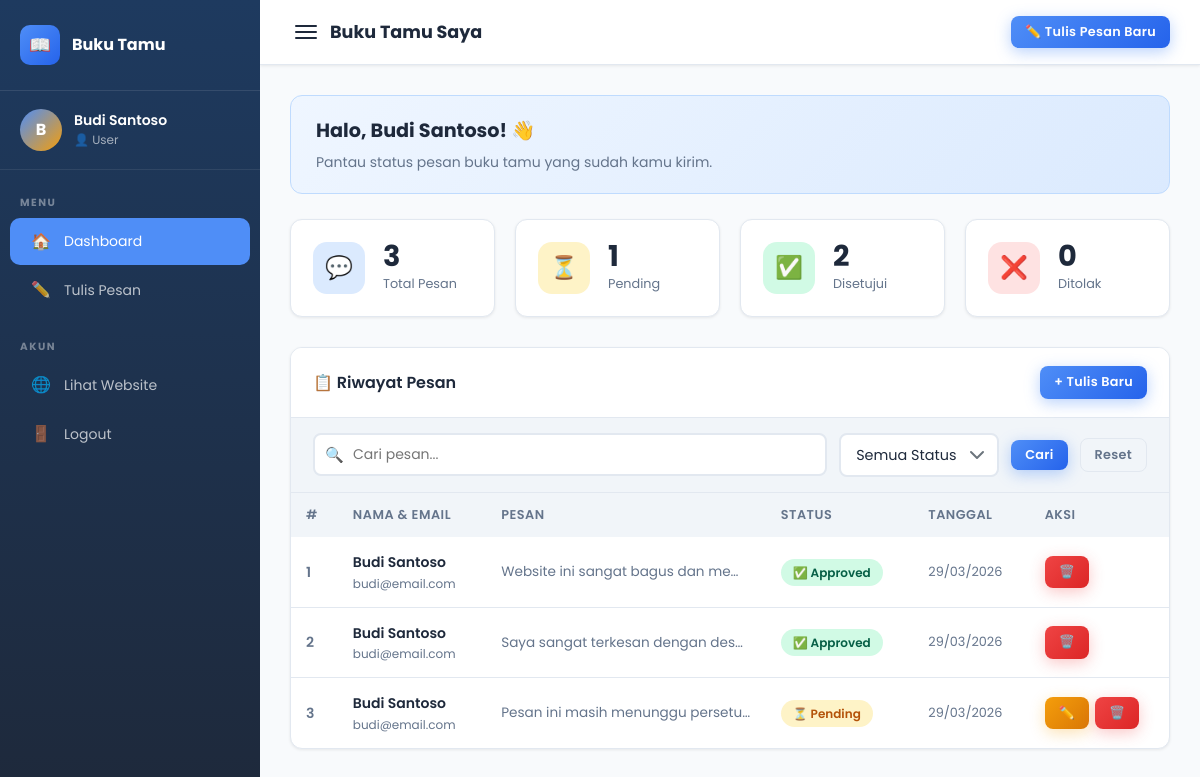
The page /user/dashboard.php (signed in) on the database its author committed.
### tables this page shows
CREATE TABLE IF NOT EXISTS buku_tamu (
    id INT AUTO_INCREMENT PRIMARY KEY,
    user_id INT NOT NULL,
    nama VARCHAR(100) NOT NULL,
    email VARCHAR(150) NOT NULL,
    pesan TEXT NOT NULL,
    status ENUM('pending', 'approved', 'rejected') DEFAULT 'pending',
    tanggal TIMESTAMP DEFAULT CURRENT_TIMESTAMP,
    FOREIGN KEY (user_id) REFERENCES users(id) ON DELETE CASCADE
);

### config/koneksi.php (called while the page is built, shortened)
<?php
function sanitasi($data) {
    $data = trim($data);
    $data = stripslashes($data);
    $data = htmlspecialchars($data, ENT_QUOTES, 'UTF-8');
    return $data;
}
?>

### user/dashboard.php (the view, shortened to what this page needs)
<?php
require_once '../config/koneksi.php';
$user_id = $_SESSION['user_id'];
$total_pesan = $koneksi->query("SELECT COUNT(*) as t FROM buku_tamu WHERE user_id = $user_id")->fetch_assoc()['t'];
$pending     = $koneksi->query("SELECT COUNT(*) as t FROM buku_tamu WHERE user_id = $user_id AND status = 'pending'")->fetch_assoc()['t'];
$approved    = $koneksi->query("SELECT COUNT(*) as t FROM buku_tamu WHERE user_id = $user_id AND status = 'approved'")->fetch_assoc()['t'];
$rejected    = $koneksi->query("SELECT COUNT(*) as t FROM buku_tamu WHERE user_id = $user_id AND status = 'rejected'")->fetch_assoc()['t'];
$search   = sanitasi($_GET['search'] ?? '');
$page     = max(1, (int)($_GET['page'] ?? 1));
$per_page = 8;
$offset   = ($page - 1) * $per_page;
$where  = "WHERE bt.user_id = ?";
$params = [$user_id];
$types  = 'i';
$all_params   = $params;
$all_params[] = $per_page;
$all_params[] = $offset;
$all_types    = $types . 'ii';
$stmt = $koneksi->prepare("SELECT bt.* FROM buku_tamu bt $where ORDER BY bt.tanggal DESC LIMIT ? OFFSET ?");
$stmt->bind_param($all_types, ...$all_params);
$stmt->execute();
$data = $stmt->get_result();
?>
<!DOCTYPE html>
<html lang="id">
<head>
    <link rel="stylesheet" href="../assets/css/style.css">
</head>
<body>
<div class="dashboard-wrapper">
    <aside class="sidebar">
        <div class="sidebar-header">
            <div class="sidebar-brand">
                <div class="brand-icon">📖</div>
                <span>Buku Tamu</span>
            </div>
        </div>
        <div class="sidebar-user">
            <div class="sidebar-avatar"><?= strtoupper(substr($_SESSION['nama'], 0, 1)) ?></div>
            <div>
                <div class="sidebar-user-name"><?= htmlspecialchars($_SESSION['nama']) ?></div>
                <div class="sidebar-user-role">👤 <?= $_SESSION['role'] ?></div>
            </div>
        </div>
        <nav class="sidebar-nav">
            <div class="nav-section-title">Menu</div>
            <a href="dashboard.php" class="active"><span class="nav-icon">🏠</span> Dashboard</a>
            <a href="tambah_pesan.php"><span class="nav-icon">✏️</span> Tulis Pesan</a>
            <div class="nav-section-title" style="margin-top:15px;">Akun</div>
            <a href="../index.php"><span class="nav-icon">🌐</span> Lihat Website</a>
            <a href="../auth/logout.php"><span class="nav-icon">🚪</span> Logout</a>
        </nav>
    </aside>
    <div class="main-content">
        <div class="top-bar">
            <div class="d-flex align-center gap-1">
                <button class="hamburger" id="hamburger" style="background:none;border:none;cursor:pointer;flex-direction:column;gap:4px;display:flex;padding:5px;">
                    <span style="display:block;width:22px;height:2px;background:var(--dark);border-radius:2px;"></span>
                    <span style="display:block;width:22px;height:2px;background:var(--dark);border-radius:2px;"></span>
                    <span style="display:block;width:22px;height:2px;background:var(--dark);border-radius:2px;"></span>
                </button>
                <h1>Buku Tamu Saya</h1>
            </div>
            <div class="top-bar-actions">
                <a href="tambah_pesan.php" class="btn btn-primary btn-sm">✏️ Tulis Pesan Baru</a>
            </div>
        </div>
        <div class="page-content">
            <div style="margin-bottom:25px;padding:20px 25px;background:linear-gradient(135deg,#eff6ff,#dbeafe);border-radius:var(--radius);border:1px solid #bfdbfe;">
                <h2 style="font-size:1.2rem;font-weight:700;margin-bottom:4px;">
                    Halo, <?= htmlspecialchars($_SESSION['nama']) ?>! 👋
                </h2>
                <p style="color:var(--gray);font-size:0.875rem;">Pantau status pesan buku tamu yang sudah kamu kirim.</p>
            </div>
            <div class="stats-cards" style="grid-template-columns:repeat(auto-fit,minmax(160px,1fr));">
                <div class="stat-card">
                    <div class="icon-box blue">💬</div>
                    <div class="stat-info">
                        <div class="num"><?= $total_pesan ?></div>
                        <div class="label">Total Pesan</div>
                    </div>
                </div>
                <div class="stat-card">
                    <div class="icon-box yellow">⏳</div>
                    <div class="stat-info">
                        <div class="num"><?= $pending ?></div>
                        <div class="label">Pending</div>
                    </div>
                </div>
                <div class="stat-card">
                    <div class="icon-box green">✅</div>
                    <div class="stat-info">
                        <div class="num"><?= $approved ?></div>
                        <div class="label">Disetujui</div>
                    </div>
                </div>
                <div class="stat-card">
                    <div class="icon-box red">❌</div>
                    <div class="stat-info">
                        <div class="num"><?= $rejected ?></div>
                        <div class="label">Ditolak</div>
                    </div>
                </div>
            </div>
            <div class="card">
                <div class="card-header">
                    <h2>📋 Riwayat Pesan</h2>
                    <a href="tambah_pesan.php" class="btn btn-primary btn-sm">+ Tulis Baru</a>
                </div>
                <form method="GET">
                    <div class="filter-bar">
                        <div class="search-input">
                            <span class="icon">🔍</span>
                            <input type="text" name="search" placeholder="Cari pesan..." value="<?= htmlspecialchars($search) ?>">
                        </div>
                        <select name="status" class="form-control" style="width:auto;min-width:150px;">
                            <option value="">Semua Status</option>
                        </select>
                        <button type="submit" class="btn btn-primary btn-sm">Cari</button>
                        <a href="dashboard.php" class="btn btn-secondary btn-sm">Reset</a>
                    </div>
                </form>
                <div class="table-wrapper">
                    <table>
                        <thead>
                            <tr>
                                <th>#</th>
                                <th>Nama & Email</th>
                                <th>Pesan</th>
                                <th>Status</th>
                                <th>Tanggal</th>
                                <th>Aksi</th>
                            </tr>
                        </thead>
                        <tbody>
                            <?php if ($data && $data->num_rows > 0):
                                $no = $offset + 1;
                                while ($row = $data->fetch_assoc()): ?>
                                <tr>
                                    <td style="font-weight:600;color:var(--gray);"><?= $no++ ?></td>
                                    <td>
                                        <div style="font-weight:600;font-size:0.875rem;"><?= htmlspecialchars($row['nama']) ?></div>
                                        <div style="font-size:0.75rem;color:var(--gray);"><?= htmlspecialchars($row['email']) ?></div>
                                    </td>
                                    <td style="max-width:250px;">
                                        <div style="font-size:0.85rem;color:var(--gray);overflow:hidden;text-overflow:ellipsis;white-space:nowrap;">
                                            <?= htmlspecialchars(substr($row['pesan'], 0, 80)) ?>
                                        </div>
                                    </td>
                                    <td>
                                        <?php if ($row['status'] === 'pending'): ?>
                                            <span class="badge badge-pending">⏳ Pending</span>
                                        <?php elseif ($row['status'] === 'approved'): ?>
                                            <span class="badge badge-approved">✅ Approved</span>
                                        <?php else: ?>
                                            <span class="badge badge-rejected">❌ Rejected</span>
                                        <?php endif; ?>
                                    </td>
                                    <td style="font-size:0.8rem;color:var(--gray);white-space:nowrap;">
                                        <?= date('d/m/Y', strtotime($row['tanggal'])) ?>
                                    </td>
                                    <td>
                                        <div class="table-actions">
                                            <?php if ($row['status'] === 'pending'): ?>
                                                <a href="edit_pesan.php?id=<?= $row['id'] ?>"
                                                   class="btn btn-warning btn-sm" title="Edit">✏️</a>
                                            <?php endif; ?>
                                            <a href="../proses/proses_hapus.php?id=<?= $row['id'] ?>&ref=user"
                                               class="btn btn-danger btn-sm btn-delete-confirm" title="Hapus">🗑️</a>
                                        </div>
                                    </td>
                                </tr>
                            <?php endwhile; endif; ?>
                        </tbody>
                    </table>
                </div>
            </div>
        </div>
    </div>
</div>
</body>
</html>

### rows shown on the page
buku_tamu: nama "Budi Santoso", email "budi@email.com", pesan "Website ini sangat bagus dan me…", status "✅ Approved", tanggal "29/03/2026"
buku_tamu: nama "Budi Santoso", email "budi@email.com", pesan "Saya sangat terkesan dengan des…", status "✅ Approved", tanggal "29/03/2026"
buku_tamu: nama "Budi Santoso", email "budi@email.com", pesan "Pesan ini masih menunggu persetu…", status "⏳ Pending", tanggal "29/03/2026"

### other values the page prints
substr($_SESSION['nama'], 0, 1) "B"
$_SESSION['nama'] "Budi Santoso"
$_SESSION['role'] "User"
$total_pesan "3"
$pending "1"
$approved "2"
$rejected "0"
